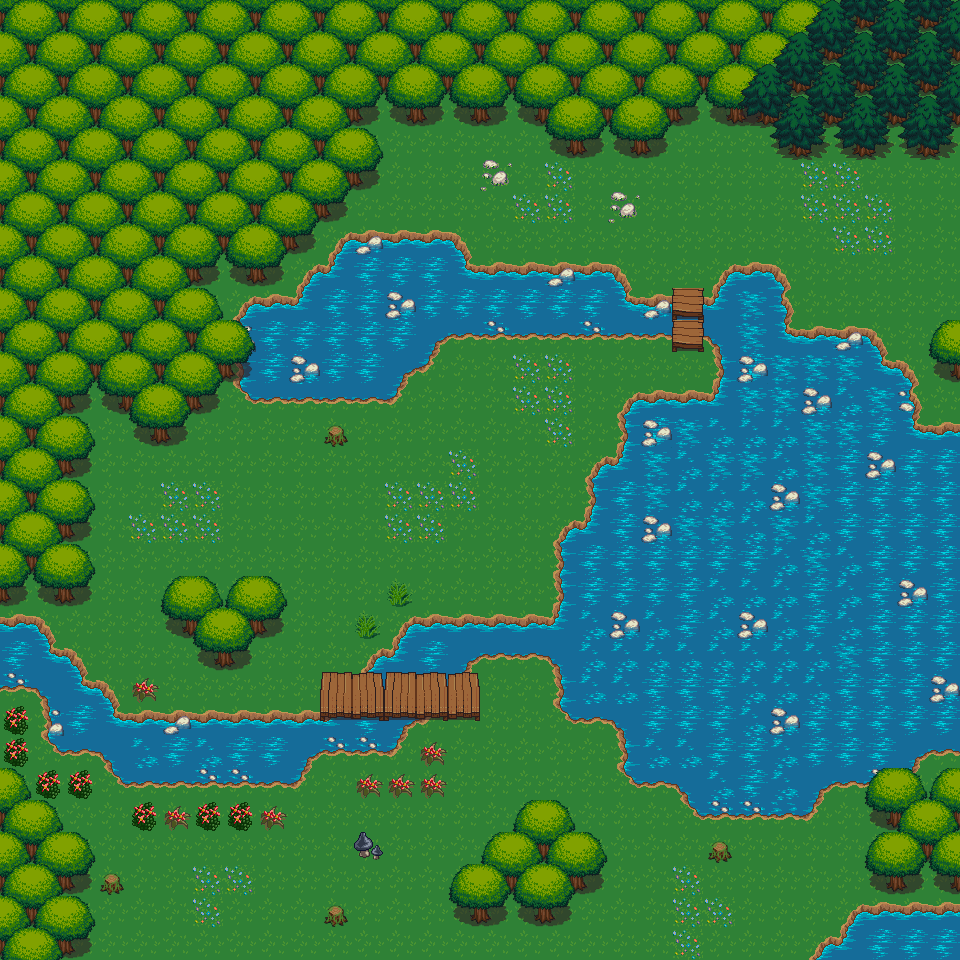

A level layout from a 2D game, rendered from its tile map. Below: a short description, then the map file with tile-grid data replaced by summaries:
An orthogonal 30x30 tile map with 32x32 px tiles, 4 tile layers (Background, Bridge, Foreground-trees, Foreground-forest), 1 hidden layer not drawn, 2 tilesets.

<map version="1.0" orientation="orthogonal" renderorder="right-down" width="30" height="30" tilewidth="32" tileheight="32" nextobjectid="1">
 <tileset firstgid="1" name="forest_tiles" tilewidth="32" tileheight="32" tilecount="256" columns="16">
  <image source="../images/forest_tiles.png" width="512" height="512" />
 </tileset>
 <tileset firstgid="257" name="meta_tiles" tilewidth="32" tileheight="32" tilecount="2" columns="2">
  <image source="../images/meta_tiles.png" width="67" height="34" />
 </tileset>
 <layer name="Background" width="30" height="30">
  <data>[900 cells, 900 non-empty, 10 distinct tile ids]</data>
 </layer>
 <layer name="Bridge" width="30" height="30">
  <data>[900 cells, 12 non-empty, 5 distinct tile ids]</data>
 </layer>
 <layer name="Foreground-trees" width="30" height="30">
  <data>[900 cells, 580 non-empty, 41 distinct tile ids]</data>
 </layer>
 <layer name="Foreground-forest" width="30" height="30">
  <data>[900 cells, 39 non-empty, 14 distinct tile ids]</data>
 </layer>
 <layer name="Collision" width="30" height="30" visible="0">
  <data>[900 cells, 608 non-empty, 1 distinct tile ids]</data>
 </layer>
</map>
